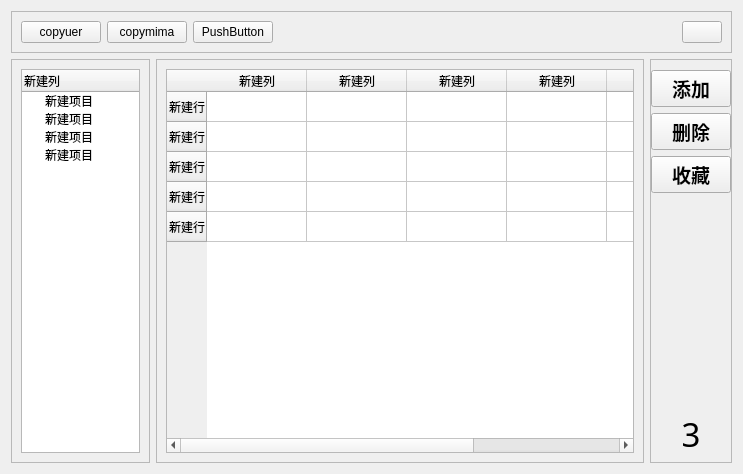
            <widget class="QWidget" name="page_folder">
             <layout class="QGridLayout" name="gridLayout">
              <item row="0" column="0">
               <layout class="QVBoxLayout" name="verticalLayout_folder_main">
                <item>
                 <widget class="QFrame" name="frame_folder_head">
                  <property name="frameShape">
                   <enum>QFrame::StyledPanel</enum>
                  </property>
                  <property name="frameShadow">
                   <enum>QFrame::Raised</enum>
                  </property>
                  <layout class="QHBoxLayout" name="horizontalLayout_2">
                   <item>
                    <widget class="QPushButton" name="pushButton_16">
                     <property name="text">
                      <string>copyuer</string>
                     </property>
                     <property name="icon">
                      <iconset resource="image.qrc">
                       <normaloff>:/icons/feather/copy.svg</normaloff>:/icons/feather/copy.svg</iconset>
                     </property>
                     <property name="iconSize">
                      <size>
                       <width>32</width>
                       <height>32</height>
                      </size>
                     </property>
                    </widget>
                   </item>
                   <item>
                    <widget class="QPushButton" name="pushButton_17">
                     <property name="text">
                      <string>copymima</string>
                     </property>
                     <property name="icon">
                      <iconset resource="image.qrc">
                       <normaloff>:/icons/feather/disc.svg</normaloff>:/icons/feather/disc.svg</iconset>
                     </property>
                     <property name="iconSize">
                      <size>
                       <width>32</width>
                       <height>32</height>
                      </size>
                     </property>
                    </widget>
                   </item>
                   <item>
                    <widget class="QPushButton" name="pushButton_18">
                     <property name="text">
                      <string>PushButton</string>
                     </property>
                     <property name="icon">
                      <iconset resource="image.qrc">
                       <normaloff>:/icons/feather/aperture.svg</normaloff>:/icons/feather/aperture.svg</iconset>
                     </property>
                     <property name="iconSize">
                      <size>
                       <width>32</width>
                       <height>32</height>
                      </size>
                     </property>
                    </widget>
                   </item>
                   <item>
                    <spacer name="horizontalSpacer">
                     <property name="orientation">
                      <enum>Qt::Horizontal</enum>
                     </property>
                     <property name="sizeHint" stdset="0">
                      <size>
                       <width>403</width>
                       <height>20</height>
                      </size>
                     </property>
                    </spacer>
                   </item>
                   <item>
                    <widget class="QPushButton" name="pushButton_20">
                     <property name="text">
                      <string/>
                     </property>
                     <property name="icon">
                      <iconset resource="image.qrc">
                       <normaloff>:/icons/feather/arrow-left-circle.svg</normaloff>
                       <normalon>:/icons/feather/arrow-down-circle.svg</normalon>:/icons/feather/arrow-left-circle.svg</iconset>
                     </property>
                     <property name="iconSize">
                      <size>
                       <width>32</width>
                       <height>32</height>
                      </size>
                     </property>
                     <property name="checkable">
                      <bool>true</bool>
                     </property>
                    </widget>
                   </item>
                  </layout>
                 </widget>
                </item>
                <item>
                 <layout class="QGridLayout" name="gridLayout_folder_content" columnstretch="2,7,0">
                  <item row="0" column="0">
                   <widget class="QFrame" name="frame_folder_tree">
                    <property name="frameShape">
                     <enum>QFrame::StyledPanel</enum>
                    </property>
                    <property name="frameShadow">
                     <enum>QFrame::Raised</enum>
                    </property>
                    <layout class="QVBoxLayout" name="verticalLayout">
                     <item>
                      <widget class="QTreeWidget" name="treeWidget_folder">
                       <column>
                        <property name="text">
                         <string>新建列</string>
                        </property>
                       </column>
                       <item>
                        <property name="text">
                         <string>新建项目</string>
                        </property>
                       </item>
                       <item>
                        <property name="text">
                         <string>新建项目</string>
                        </property>
                       </item>
                       <item>
                        <property name="text">
                         <string>新建项目</string>
                        </property>
                       </item>
                       <item>
                        <property name="text">
                         <string>新建项目</string>
                        </property>
                       </item>
                      </widget>
                     </item>
                    </layout>
                   </widget>
                  </item>
                  <item row="0" column="1">
                   <widget class="QFrame" name="frame_folder_table">
                    <property name="frameShape">
                     <enum>QFrame::StyledPanel</enum>
                    </property>
                    <property name="frameShadow">
                     <enum>QFrame::Raised</enum>
                    </property>
                    <layout class="QVBoxLayout" name="verticalLayout_7">
                     <item>
                      <widget class="QTableWidget" name="tableWidget_folder">
                       <row>
                        <property name="text">
                         <string>新建行</string>
                        </property>
                       </row>
                       <row>
                        <property name="text">
                         <string>新建行</string>
                        </property>
                       </row>
                       <row>
                        <property name="text">
                         <string>新建行</string>
                        </property>
                       </row>
                       <row>
                        <property name="text">
                         <string>新建行</string>
                        </property>
                       </row>
                       <row>
                        <property name="text">
                         <string>新建行</string>
                        </property>
                       </row>
                       <column>
                        <property name="text">
                         <string>新建列</string>
                        </property>
                       </column>
                       <column>
                        <property name="text">
                         <string>新建列</string>
                        </property>
                       </column>
                       <column>
                        <property name="text">
                         <string>新建列</string>
                        </property>
                       </column>
                       <column>
                        <property name="text">
                         <string>新建列</string>
                        </property>
                       </column>
                       <column>
                        <property name="text">
                         <string>新建列</string>
                        </property>
                       </column>
                       <column>
                        <property name="text">
                         <string>新建列</string>
                        </property>
                       </column>
                      </widget>
                     </item>
                    </layout>
                   </widget>
                  </item>
                  <item row="0" column="2" alignment="Qt::AlignTop">
                   <widget class="QFrame" name="frame_folder_right">
                    <property name="frameShape">
                     <enum>QFrame::StyledPanel</enum>
                    </property>
                    <property name="frameShadow">
                     <enum>QFrame::Raised</enum>
                    </property>
                    <layout class="QVBoxLayout" name="verticalLayout_6">
                     <property name="leftMargin">
                      <number>0</number>
                     </property>
                     <property name="topMargin">
                      <number>10</number>
                     </property>
                     <property name="rightMargin">
                      <number>0</number>
                     </property>
                     <property name="bottomMargin">
                      <number>5</number>
                     </property>
                     <item>
                      <layout class="QVBoxLayout" name="verticalLayout_right_tool">
                       <item>
                        <widget class="QPushButton" name="btn_folder_add">
                         <property name="font">
                          <font>
                           <family>幼圆</family>
                           <pointsize>14</pointsize>
                           <weight>75</weight>
                           <italic>false</italic>
                           <bold>true</bold>
                          </font>
                         </property>
                         <property name="cursor">
                          <cursorShape>PointingHandCursor</cursorShape>
                         </property>
                         <property name="text">
                          <string>添加</string>
                         </property>
                         <property name="icon">
                          <iconset resource="image.qrc">
                           <normaloff>:/icons/feather/plus-circle.svg</normaloff>:/icons/feather/plus-circle.svg</iconset>
                         </property>
                         <property name="iconSize">
                          <size>
                           <width>32</width>
                           <height>32</height>
                          </size>
                         </property>
                        </widget>
                       </item>
                       <item>
                        <widget class="QPushButton" name="btn_folder_delete">
                         <property name="font">
                          <font>
                           <family>幼圆</family>
                           <pointsize>14</pointsize>
                           <weight>75</weight>
                           <bold>true</bold>
                          </font>
                         </property>
                         <property name="cursor">
                          <cursorShape>PointingHandCursor</cursorShape>
                         </property>
                         <property name="text">
                          <string>删除</string>
                         </property>
                         <property name="icon">
                          <iconset resource="image.qrc">
                           <normaloff>:/icons/feather/divide-circle.svg</normaloff>:/icons/feather/divide-circle.svg</iconset>
                         </property>
                         <property name="iconSize">
                          <size>
                           <width>32</width>
                           <height>32</height>
                          </size>
                         </property>
                        </widget>
                       </item>
                       <item>
                        <widget class="QPushButton" name="btn_folder_like">
                         <property name="font">
                          <font>
                           <family>幼圆</family>
                           <pointsize>14</pointsize>
                           <weight>75</weight>
                           <bold>true</bold>
                          </font>
                         </property>
                         <property name="cursor">
                          <cursorShape>PointingHandCursor</cursorShape>
                         </property>
                         <property name="text">
                          <string>收藏</string>
                         </property>
                         <property name="icon">
                          <iconset resource="image.qrc">
                           <normaloff>:/icons/feather/heart.svg</normaloff>:/icons/feather/heart.svg</iconset>
                         </property>
                         <property name="iconSize">
                          <size>
                           <width>32</width>
                           <height>32</height>
                          </size>
                         </property>
                        </widget>
                       </item>
                      </layout>
                     </item>
                     <item>
                      <spacer name="verticalSpacer_4">
                       <property name="orientation">
                        <enum>Qt::Vertical</enum>
                       </property>
                       <property name="sizeHint" stdset="0">
                        <size>
                         <width>20</width>
                         <height>212</height>
                        </size>
                       </property>
                      </spacer>
                     </item>
                     <item>
                      <layout class="QHBoxLayout" name="horizontalLayout_folder_img">
                       <property name="spacing">
                        <number>0</number>
                       </property>
                       <item>
                        <widget class="QLabel" name="label_folder_img">
                         <property name="font">
                          <font>
                           <family>Social Media Circled</family>
                           <pointsize>25</pointsize>
                          </font>
                         </property>
                         <property name="text">
                          <string>3</string>
                         </property>
                         <property name="alignment">
                          <set>Qt::AlignCenter</set>
                         </property>
                        </widget>
                       </item>
                      </layout>
                     </item>
                    </layout>
                   </widget>
                  </item>
                 </layout>
                </item>
               </layout>
              </item>
             </layout>
            </widget>
